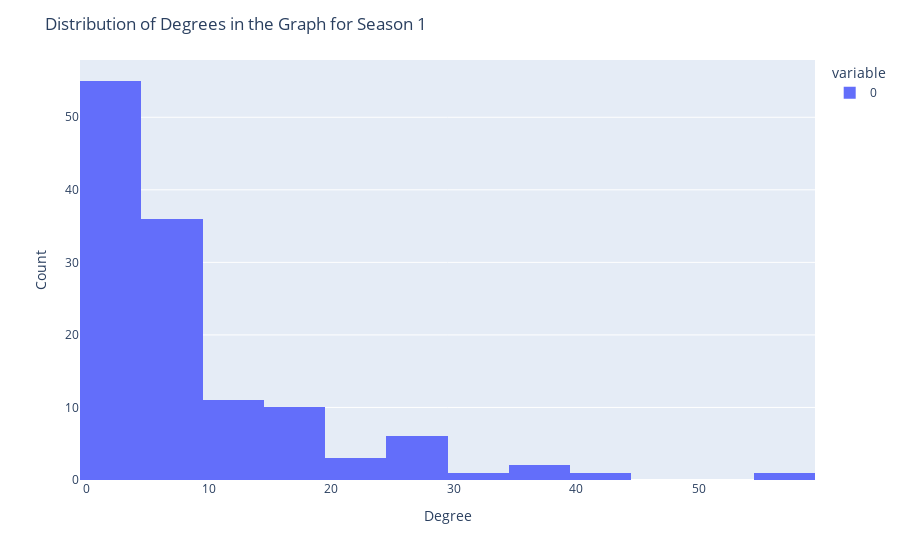

Notebook code cell kept with this figure:
### Markdown cell above
## Degree Distribution

### Code cell
degree_sequence = sorted([d for n, d in G.degree()], reverse=True)
fig = px.histogram(degree_sequence)
fig.update_layout(
    xaxis_title="Degree",
    yaxis_title="Count",
    title="Distribution of Degrees in the Graph for Season 1"
)
fig.show()

### Figure 1 — Plotly figure (JSON) as saved in the notebook; plotly's stock layout.template omitted (floating-point values rounded to 4 significant figures)
{"data": [{"alignmentgroup": "True", "bingroup": "x", "hovertemplate": "variable=0<br>value=%{x}<br>count=%{y}<extra></extra>", "legendgroup": "0", "marker": {"color": "#636efa", "pattern": {"shape": ""}}, "name": "0", "offsetgroup": "0", "orientation": "v", "showlegend": true, "type": "histogram", "x": [57, 41, 36, 36, 30, 29, 28, 27, 26, 26, 26, 24, 21, 20, 19, 18, 18, 17, 17, 16, 16, 16, 16, 15, 13, 13, 13, 12, 12, 12, 11, 11, 10, 10, 10, 9, 9, 9, 9, 9, 9, 9, 8, 8, 8, 8, 8, 8, 8, 8, 7, 7, 7, 7, 7, 7, 7, 7, 6, 6, 6, 6, 6, 6, 6, 5, 5, 5, 5, 5, 5, 4, 4, 4, 4, 4, 4, 3, 3, 3, 3, 3, 3, 3, 3, 3, 3, 3, 3, 3, 3, 3, 2, 2, 2, 2, 2, 2, 2, 2, 2, 2, 2, 2, 2, 2, 2, 2, 2, 2, 1, 1, 1, 1, 1, 1, 1, 1, 1, 1, 1, 1, 1, 1, 1, 1], "xaxis": "x", "yaxis": "y"}], "layout": {"barmode": "relative", "legend": {"title": {"text": "variable"}, "tracegroupgap": 0}, "margin": {"t": 60}, "title": {"text": "Distribution of Degrees in the Graph for Season 1"}, "xaxis": {"anchor": "y", "domain": [0, 1], "title": {"text": "Degree"}}, "yaxis": {"anchor": "x", "domain": [0, 1], "title": {"text": "Count"}}}}
